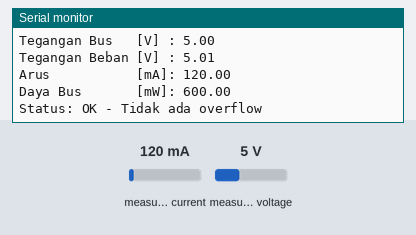
This sketch was run on a simulated Arduino Uno, built for the host (arithmetic inside an expression is 32-bit, double 64-bit). On the bench: the last lines printed to the serial monitor. Inputs (shaded band) come from the test bench; at power-on: measured current 120 mA, measured voltage 5 V.

Above: at 1.2 s.
1.3 s: measured current set to 1000 mA
At 4.4 s:
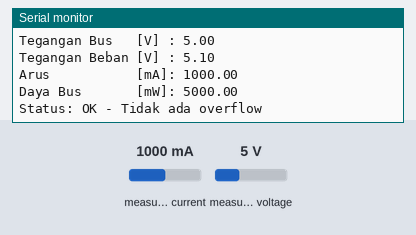
6.3 s: measured voltage set to 0.3 V
At 7.5 s:
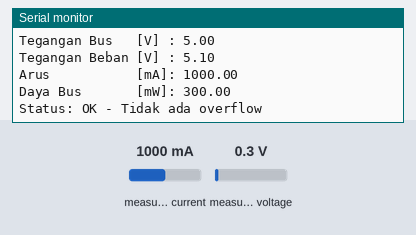
7.8 s: measured current set to 40 mA
At 10.8 s:
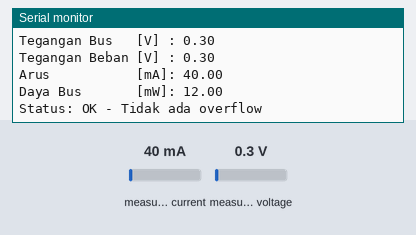
Timing chart, 0 to 12.3 s (numbered marks = the images above; inputs shaded):
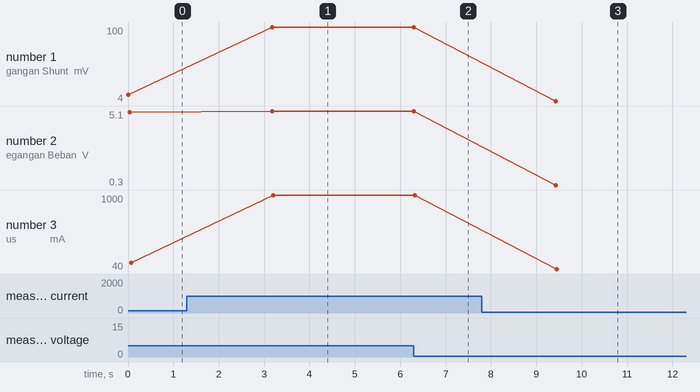

Measured:
- after the input at 1.3 s, the serial monitor: prints a new line after 1.9 s (image 1)
- after the input at 6.3 s, the serial monitor: prints a new line after 0.05 s (image 2)
- after the input at 7.8 s, the serial monitor: prints a new line after 1.6 s (image 3)
- plotted number 1: 12 → 100 after the input at 1.3 s, 100 → 4 after the input at 7.8 s
- plotted number 2: 5.01 → 5.1 after the input at 1.3 s
- plotted number 3: 120 → 1000 after the input at 1.3 s, 1000 → 40 after the input at 7.8 s

The sketch:

PowerMonitoring.ino
```cpp
#include <Wire.h>
#include <INA226_WE.h>

#define INA226_I2C_ADDR 0x41  // Alamat I2C sensor INA226 (Input Batt) || Jika ingin melihat VINPUT pada adventure bricks IoT ganti 0x41 menjadi 0X40

// Membuat objek INA226 dengan alamat I2C yang ditentukan
INA226_WE sensorINA226 = INA226_WE(INA226_I2C_ADDR);

void setup() {
  Serial.begin(9600);
  Wire.begin();

  // Inisialisasi sensor, jika gagal maka berhenti
  if (!sensorINA226.init()) {
    Serial.println("Gagal menginisialisasi INA226. Periksa sambungan kabel!");
    while (1) {}
  }

  /* Mengatur jumlah pengukuran rata-rata untuk shunt dan bus voltage
     Pilihan:
     AVERAGE_1     -> 1 kali pengukuran (default)
     AVERAGE_4     -> 4 kali
     AVERAGE_16    -> 16 kali
     AVERAGE_64    -> 64 kali
     AVERAGE_128   -> 128 kali
     AVERAGE_256   -> 256 kali
     AVERAGE_512   -> 512 kali
     AVERAGE_1024  -> 1024 kali
  */
  // sensorINA226.setAverage(AVERAGE_16);

  /* Mengatur waktu konversi (µs) untuk pengukuran
     Satu set pengukuran shunt + bus voltage membutuhkan:
     jumlah rata-rata x waktu konversi x 2

     CONV_TIME_140   -> 140 µs
     CONV_TIME_204   -> 204 µs
     CONV_TIME_332   -> 332 µs
     CONV_TIME_588   -> 588 µs
     CONV_TIME_1100  -> 1.1 ms (default)
     CONV_TIME_2116  -> 2.116 ms
     CONV_TIME_4156  -> 4.156 ms
     CONV_TIME_8244  -> 8.244 ms
  */
  // sensorINA226.setConversionTime(CONV_TIME_1100);

  /* Mengatur mode pengukuran
     POWER_DOWN -> sensor mati
     TRIGGERED  -> ukur hanya saat diminta
     CONTINUOUS -> ukur terus menerus (default)
  */
  // sensorINA226.setMeasureMode(CONTINUOUS);

  /* Koreksi faktor arus jika hasil berbeda dari alat ukur terkalibrasi
     Rumus: faktor_koreksi = arus_alat_ukur / arus_INA226
  */
  // sensorINA226.setCorrectionFactor(0.95);

  Serial.println("Contoh Penggunaan Sensor INA226 - Mode Continuous");

  // Menunggu hingga konversi pertama selesai
  sensorINA226.waitUntilConversionCompleted();
}

void loop() {
  // Variabel hasil pengukuran
  float teganganShunt_mV = sensorINA226.getShuntVoltage_mV(); // Tegangan di resistor shunt (mV)
  float teganganBus_V    = sensorINA226.getBusVoltage_V();    // Tegangan bus (V)
  float arus_mA          = sensorINA226.getCurrent_mA();      // Arus (mA)
  float daya_mW          = sensorINA226.getBusPower();        // Daya (mW)
  float teganganBeban_V  = teganganBus_V + (teganganShunt_mV / 1000.0); // Tegangan beban total (V)

  // Mengecek apakah ada error I2C
  cekErrorI2C();

  // Menampilkan hasil pengukuran
  Serial.print("Tegangan Shunt [mV]: "); Serial.println(teganganShunt_mV);
  Serial.print("Tegangan Bus   [V] : "); Serial.println(teganganBus_V);
  Serial.print("Tegangan Beban [V] : "); Serial.println(teganganBeban_V);
  Serial.print("Arus           [mA]: "); Serial.println(arus_mA);
  Serial.print("Daya Bus       [mW]: "); Serial.println(daya_mW);

  if (!sensorINA226.overflow) {
    Serial.println("Status: OK - Tidak ada overflow");
  } else {
    Serial.println("Status: OVERFLOW - Gunakan range arus lebih tinggi");
  }
  Serial.println();

  delay(3000); // jeda 3 detik
}

// Fungsi untuk memeriksa error komunikasi I2C
void cekErrorI2C() {
  byte kodeError = sensorINA226.getI2cErrorCode();
  if (kodeError) {
    Serial.print("Error I2C: ");
    Serial.println(kodeError);
    switch (kodeError) {
      case 1: Serial.println("Data terlalu panjang untuk buffer"); break;
      case 2: Serial.println("NACK saat mengirim alamat"); break;
      case 3: Serial.println("NACK saat mengirim data"); break;
      case 4: Serial.println("Error lain"); break;
      case 5: Serial.println("Timeout"); break;
      default: Serial.println("Error tidak dikenali");
    }
    while (1) {} // Hentikan program
  }
}
```
